Frame 1 (no input): blank canvas, image omitted
Frame 60 (no input): blank canvas, image omitted
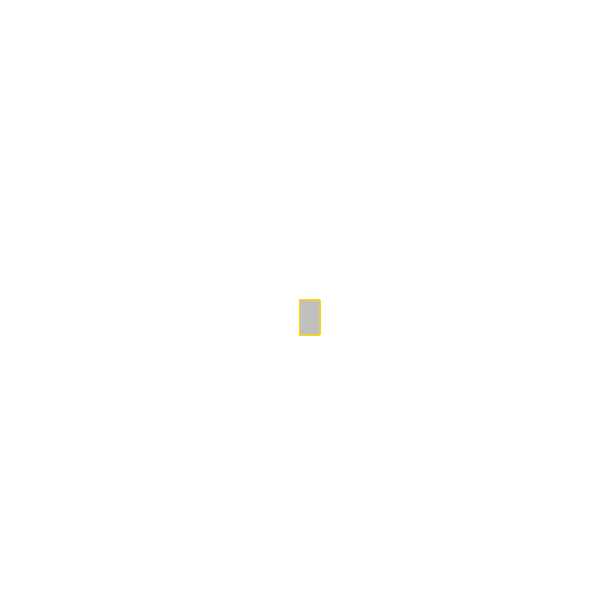
Frame 120 (the mouse pressed at the canvas centre since frame 60)

The p5.js sketch whose frames 1 and 60 were blank and that drew this single picture after the mouse press (run headless with seeded random() and noise() and a simulated clock; from frame 60 on, the mouse is pressed at the canvas centre):

// p5.js sketch
// ── sketch.js
function setup() {
    createCanvas(600, 600);
     background("white");
  }
  
  function draw() {
   
    
    stroke("gold");
    fill("silver");
    
    // console.log(mouseIsPressed);
    
    if(mouseIsPressed) {
    rect(mouseX, mouseY, 20, 35);
    }
  }
